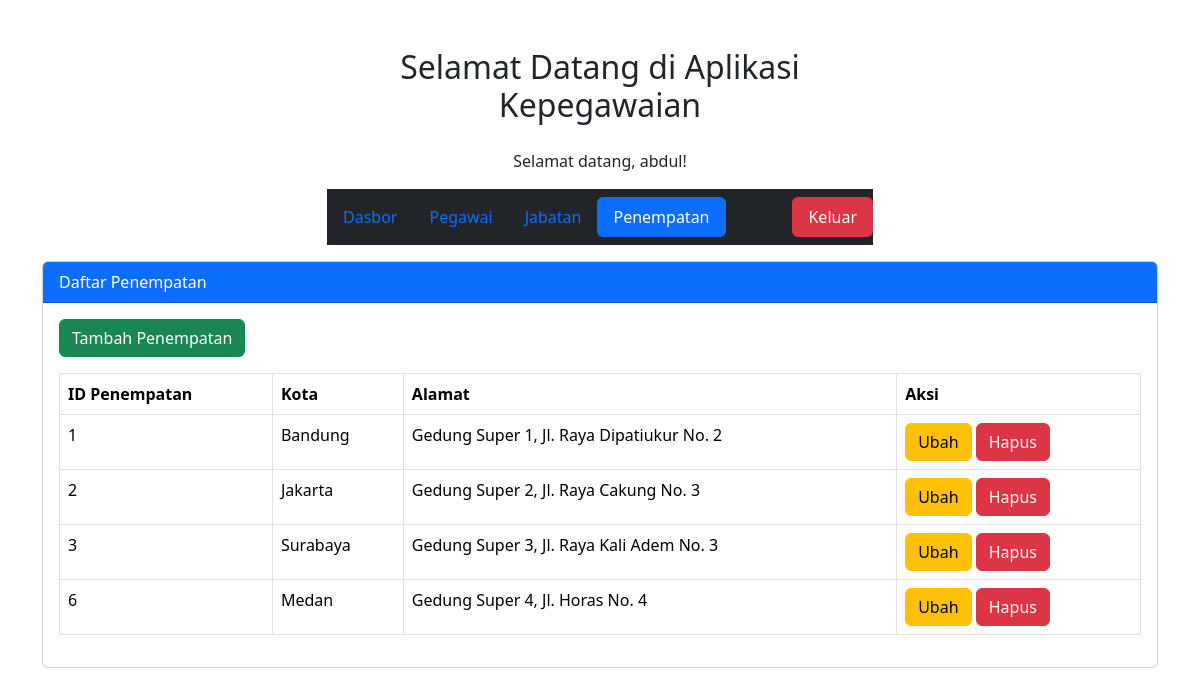
Page /penempatan.php (signed in) on the committed database.
### tables this page shows
CREATE TABLE `penempatan` (
  `id_penempatan` int(11) NOT NULL AUTO_INCREMENT,
  `kota` varchar(20) NOT NULL,
  `alamat` varchar(150) NOT NULL,
  PRIMARY KEY (`id_penempatan`)
);

### penempatan.php (the view, shortened to what this page needs)
<?php
if (isset($_SESSION['username'])) {
    include 'koneksi.php';
?>
    <!doctype html>
    <html lang="en">
    <head>
        <link href="https://cdn.jsdelivr.net/npm/bootstrap@5.3.2/dist/css/bootstrap.min.css" rel="stylesheet">
    </head>
    <body>
        <div class="container mt-5">
            <div class="row">
                <div class="col-md-6 offset-md-3">
                    <h2 class="text-center mb-4">Selamat Datang di Aplikasi Kepegawaian</h2>
                    <p class="text-center">Selamat datang, <?php echo $_SESSION['username']; ?>!</p>
                    <nav class="navbar navbar-dark bg-dark">
                        <ul class="nav nav-pills">
                            <li class="nav-item">
                                <a class="nav-link" aria-current="page" href="index.php">Dasbor</a>
                            </li>
                            <li class="nav-item">
                                <a class="nav-link" href="pegawai.php">Pegawai</a>
                            </li>
                            <li class="nav-item">
                                <a class="nav-link" href="jabatan.php">Jabatan</a>
                            </li>
                            <li class="nav-item">
                                <a class="nav-link active" href="penempatan.php">Penempatan</a>
                            </li>
                        </ul>
                        <ul class="nav nav-pills justify-content-end">
                            <li class="nav-item ms-auto">
                                <a class="nav-link bg-danger text-white" href="logout.php">Keluar</a>
                            </li>
                        </ul>
                    </nav>
                </div>
            </div>
        </div>
        <div class="container">
            <div class="card mt-3">
                <div class="card-header bg-primary text-white">
                    Daftar Penempatan
                </div>
                <div class="card-body">
                    <button type="button" class="btn btn-success mb-3" data-bs-toggle="modal" data-bs-target="#modalTambahPenempatan">
                        Tambah Penempatan
                    </button>
                    <table class="table table-bordered">
                        <thead>
                            <tr>
                                <th scope="col">ID Penempatan</th>
                                <th scope="col">Kota</th>
                                <th scope="col">Alamat</th>
                                <th scope="col">Aksi</th>
                            </tr>
                        </thead>
                        <tbody>
                            <?php
                            $query = mysqli_query($koneksi, "SELECT * FROM penempatan");
                            while ($data = mysqli_fetch_array($query)) {
                                echo "<tr>";
                                echo "<td>" . $data['id_penempatan'] . "</td>";
                                echo "<td>" . $data['kota'] . "</td>";
                                echo "<td>" . $data['alamat'] . "</td>";
                                echo "<td>
                                <button type='button' class='btn btn-warning' data-bs-toggle='modal' data-bs-target='#modalUbahPenempatan" . $data['id_penempatan'] . "'>Ubah</button>
                                <button type='button' class='btn btn-danger' data-bs-toggle='modal' data-bs-target='#modalHapusPenempatan" . $data['id_penempatan'] . "'>Hapus</button>
                                </td>";
                                echo "</tr>";
                            }
                            ?>
                        </tbody>
                    </table>
                </div>
            </div>
        </div>
    </body>
    </html>
<?php
} else {
    header("Location: login.php");
    exit();
}
?>

### rows in the picture
penempatan: id_penempatan "1", kota "Bandung", alamat "Gedung Super 1, Jl. Raya Dipatiukur No. 2"
penempatan: id_penempatan "2", kota "Jakarta", alamat "Gedung Super 2, Jl. Raya Cakung No. 3"
penempatan: id_penempatan "3", kota "Surabaya", alamat "Gedung Super 3, Jl. Raya Kali Adem No. 3"
penempatan: id_penempatan "6", kota "Medan", alamat "Gedung Super 4, Jl. Horas No. 4"

### other values in the picture
$_SESSION['username'] "abdul"
